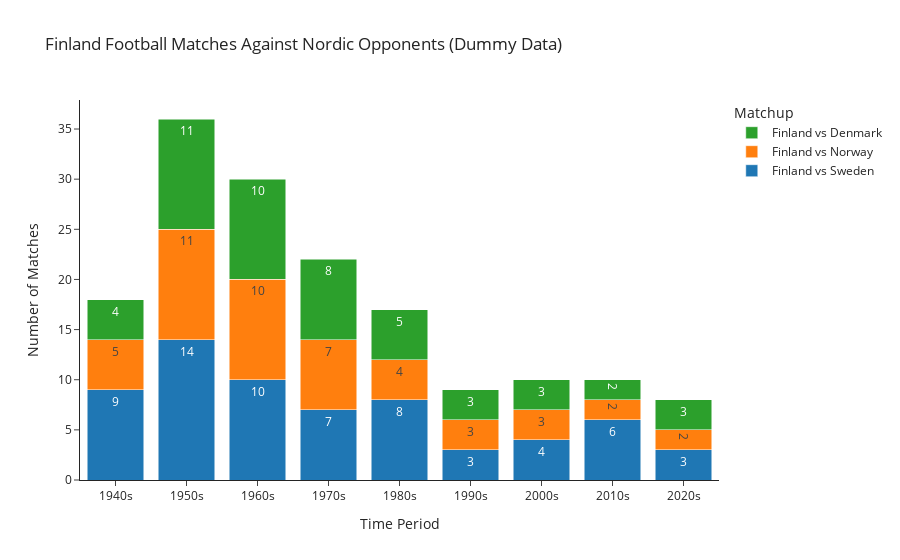

Notebook code cell kept with this figure:
### Code cell
import plotly.graph_objects as go

# Updated dummy data (slightly increased small values for better label visibility)
decades = ['1940s', '1950s', '1960s', '1970s', '1980s', '1990s', '2000s', '2010s', '2020s']
matches_vs_sweden = [9, 14, 10, 7, 8, 3, 4, 6, 3]
matches_vs_norway = [5, 11, 10, 7, 4, 3, 3, 2, 2]
matches_vs_denmark = [4, 11, 10, 8, 5, 3, 3, 2, 3]

# Create stacked bar chart with values as text
fig = go.Figure(data=[
    go.Bar(
        name='Finland vs Sweden',
        x=decades,
        y=matches_vs_sweden,
        marker_color='#1f77b4',
        text=matches_vs_sweden,
        textposition='inside'
    ),
    go.Bar(
        name='Finland vs Norway',
        x=decades,
        y=matches_vs_norway,
        marker_color='#ff7f0e',
        text=matches_vs_norway,
        textposition='inside'
    ),
    go.Bar(
        name='Finland vs Denmark',
        x=decades,
        y=matches_vs_denmark,
        marker_color='#2ca02c',
        text=matches_vs_denmark,
        textposition='inside'
    )
])

# Update layout for stacked bars
fig.update_layout(
    barmode='stack',
    title='Finland Football Matches Against Nordic Opponents (Dummy Data)',
    xaxis_title='Time Period',
    yaxis_title='Number of Matches',
    legend_title='Matchup',
    template='simple_white'
)

fig.show()

### Figure 1 — Plotly figure (JSON) as saved in the notebook; plotly's stock layout.template omitted (floating-point values rounded to 4 significant figures)
{"data": [{"marker": {"color": "#1f77b4"}, "name": "Finland vs Sweden", "text": ["9", "14", "10", "7", "8", "3", "4", "6", "3"], "textposition": "inside", "type": "bar", "x": ["1940s", "1950s", "1960s", "1970s", "1980s", "1990s", "2000s", "2010s", "2020s"], "y": [9, 14, 10, 7, 8, 3, 4, 6, 3]}, {"marker": {"color": "#ff7f0e"}, "name": "Finland vs Norway", "text": ["5", "11", "10", "7", "4", "3", "3", "2", "2"], "textposition": "inside", "type": "bar", "x": ["1940s", "1950s", "1960s", "1970s", "1980s", "1990s", "2000s", "2010s", "2020s"], "y": [5, 11, 10, 7, 4, 3, 3, 2, 2]}, {"marker": {"color": "#2ca02c"}, "name": "Finland vs Denmark", "text": ["4", "11", "10", "8", "5", "3", "3", "2", "3"], "textposition": "inside", "type": "bar", "x": ["1940s", "1950s", "1960s", "1970s", "1980s", "1990s", "2000s", "2010s", "2020s"], "y": [4, 11, 10, 8, 5, 3, 3, 2, 3]}], "layout": {"autosize": true, "barmode": "stack", "legend": {"title": {"text": "Matchup"}}, "title": {"text": "Finland Football Matches Against Nordic Opponents (Dummy Data)"}, "xaxis": {"autorange": true, "range": [-0.5, 8.5], "title": {"text": "Time Period"}, "type": "category"}, "yaxis": {"autorange": true, "range": [0, 37.89], "title": {"text": "Number of Matches"}, "type": "linear"}}}
